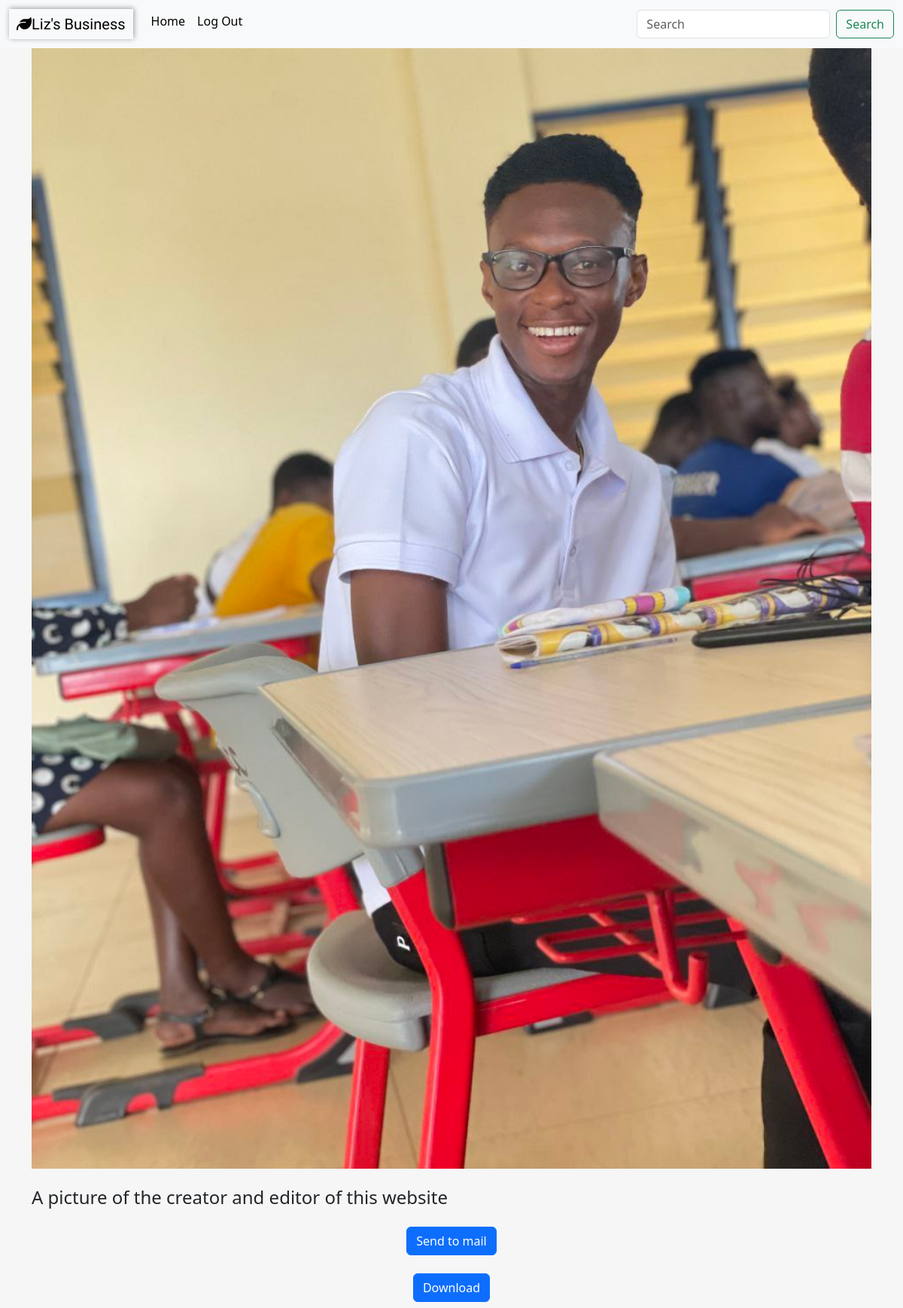
The page /feed_page_detail/15/ (signed in) on the database its author committed.
### core/models.py (models this page shows, shortened)
class File(models.Model):
    filename = models.CharField(max_length=100)
    pdf = models.FileField(upload_to='media/files/', blank=True)
    audio = models.FileField(upload_to='media/files/', blank=True)
    video = models.FileField(upload_to='media/files/', blank=True)
    image = models.FileField(upload_to='media/files/', blank=True)
    description = models.TextField()
    num_downloads = models.PositiveBigIntegerField(default=0)
    num_shares = models.PositiveBigIntegerField(default=0)

### core/views.py (the view)
# urls.py: path('feed_page_detail/<slug:pk>/', Feed_Detail.as_view(), name="feed_detail" ),
class Feed_Detail(LoginRequiredMixin, DetailView):
    template_name = 'core/feed_page_detail.html'
    model = File
    context_object_name = 'file'

### core/templates/core/feed_page_detail.html (shortened to what this page needs)
{% extends 'core/base.html'%}
{% block content%}
    <div class="div container d-flex flex-row flex-wrap">
        {% if file.image %}
        <img src="{{ file.image.url }}" alt="{{ file.filename }}" class="w-100 h-100">
        <p><h4 class="mt-4">{{file.description}}</h4></p>
        {% endif %}
        <div class="div container justify-content-center text-center p-2">
            <a href="{% url 'send_page' file.id%}"  class="btn btn-primary mt-2">Send to mail</a>
        </div>
        <div class="div container justify-content-center text-center p-2">
            <a href="{% url 'download_file' file.id%}" download="{{file.title}}" class="btn btn-primary mt-2">Download</a>
        </div>
    </div>
{%endblock%}

### core/static/core/base.css (style rules this page uses)
:root { --font1: 'Roboto Condensed', sans-serif; --font2: 'Nunito Sans', sans-serif; --font3: 'Oswald', sans-serif; --small-box-shadow: 1px -1px 7px 0 #00000061; --border: 1px solid #00000030; }
html, body { height: 100%; }
body { display: flex; flex-direction: column; font-family: var(--font2); }

### rows shown on the page
File: image (picture), description "A picture of the creator and editor of this website"
